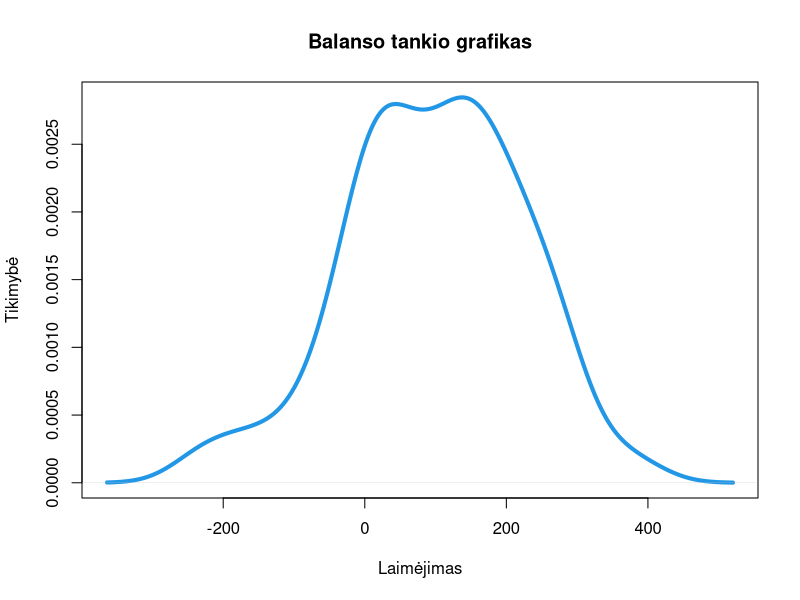

The R source for this figure:
## ---- chunk 1
laimejimas<-function(n){
  sum(sample(c(12,-10),size=n,replace=TRUE))
}
## ---- chunk 2
tikimybe<-function(n){
  mean(replicate(1000, laimejimas(n))>0)
}
## ---- chunk 3
tikimybes<-c(tikimybe(1),tikimybe(2),tikimybe(5),tikimybe(10),tikimybe(20),tikimybe(100))
n<-c(1,2,5,10,20,100)
table<-data.frame(n, tikimybes)
table
## ---- chunk 4
#sim - simuliacija, siekiant gauti balanso pasiskirstymą
sim<-replicate(100, laimejimas(100))
## ---- chunk 5
plot(density(sim), main="Balanso tankio grafikas", xlab="Laimėjimas", ylab="Tikimybė", col="4", lwd="4")
## ---- chunk 6
c(quantile(sim, 0.025),quantile(sim, 0.975))
